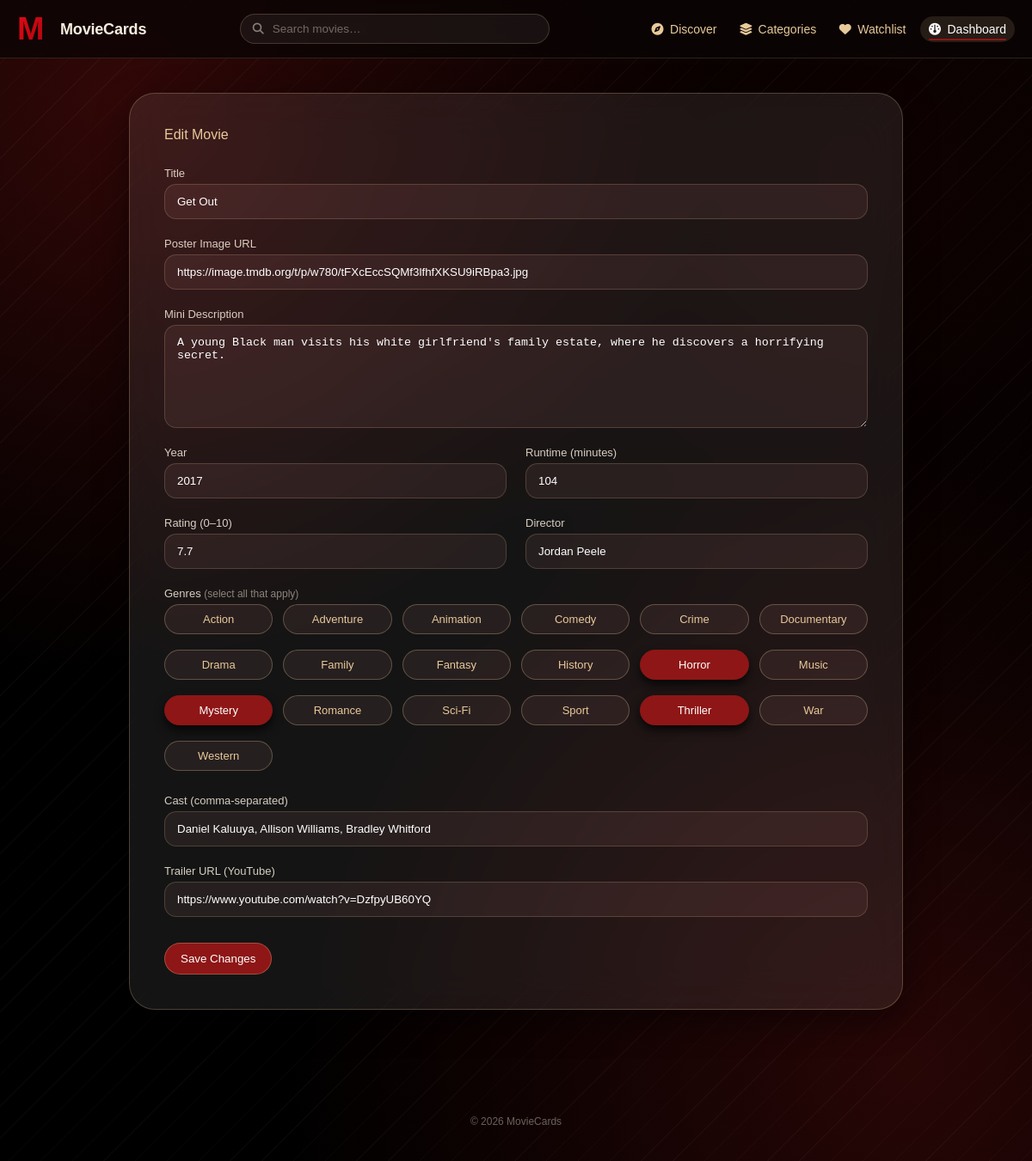
The app's page /admin/movie/8/edit (signed in) with its own data.
### app/models.py (models this page shows, shortened)
class Movie(db.Model):
    __tablename__ = "movies"
    id = db.Column(db.Integer, primary_key=True)
    title = db.Column(db.String(200), nullable=False)
    poster_url = db.Column(db.String(500), nullable=False)
    description = db.Column(db.Text, nullable=False, default="")
    year = db.Column(db.Integer, nullable=True)
    runtime_minutes = db.Column(db.Integer, nullable=True)
    rating = db.Column(db.Float, nullable=True)
    genres = db.Column(db.String(300), nullable=False, default="")  # comma-separated
    director = db.Column(db.String(150), nullable=True)
    cast = db.Column(db.String(500), nullable=True)  # comma-separated names
    trailer_url = db.Column(db.String(500), nullable=True)  # YouTube URL
    created_at = db.Column(db.DateTime, default=utcnow)
    likes = db.relationship("Like", backref="movie", cascade="all, delete-orphan")
    def genre_list(self):
        return [g.strip() for g in self.genres.split(",") if g.strip()]

### app/routes/admin_routes.py (the view)
@admin.route("/movie/<int:movie_id>/edit", methods=["GET", "POST"])
@login_required
def edit_movie(movie_id):
    movie = Movie.query.get_or_404(movie_id)
    if request.method == "POST":
        _movie_from_form(movie)
        db.session.commit()
        flash(f'"{movie.title}" was updated.', "success")
        return redirect(url_for("admin.dashboard"))
    return render_template("admin/add-movie.html", movie=movie, all_genres=GENRES)

### app/routes/admin_routes.py (called while the page is built)
def login_required(view):
    @wraps(view)
    def wrapped(*args, **kwargs):
        if not session.get("is_admin"):
            return redirect(url_for("admin.login", next=request.path))
        return view(*args, **kwargs)
    return wrapped

### app/templates/admin/add-movie.html (shortened to what this page needs)
{% extends "base.html" %}
{% block background %}
{% include "includes/background.html" %}
{% endblock %}
{% block header %}
{% include "includes/header.html" %}
{% endblock %}
{% block content %}
<main class="admin-container">
    <form class="movie-form" method="POST">
        <h2>{{ "Edit Movie" if movie else "Add New Movie" }}</h2>
        <div class="form-grid">
            <div class="form-group full">
                <label for="title">Title</label>
                <input type="text" id="title" name="title" required value="{{ movie.title if movie else '' }}">
            </div>
            <div class="form-group full">
                <label for="poster_url">Poster Image URL</label>
                <input type="url" id="poster_url" name="poster_url" required placeholder="https://..."
                    value="{{ movie.poster_url if movie else '' }}">
            </div>
            <div class="form-group full">
                <label for="description">Mini Description</label>
                <textarea id="description" name="description" required>{{ movie.description if movie else '' }}</textarea>
            </div>
            <div class="form-group">
                <label for="year">Year</label>
                <input type="number" id="year" name="year" min="1900" max="2100"
                    value="{{ movie.year if movie else '' }}">
            </div>
            <div class="form-group">
                <label for="runtime_minutes">Runtime (minutes)</label>
                <input type="number" id="runtime_minutes" name="runtime_minutes" min="1"
                    value="{{ movie.runtime_minutes if movie else '' }}">
            </div>
            <div class="form-group">
                <label for="rating">Rating (0–10)</label>
                <input type="number" id="rating" name="rating" min="0" max="10" step="0.1"
                    value="{{ movie.rating if movie else '' }}">
            </div>
            <div class="form-group">
                <label for="director">Director</label>
                <input type="text" id="director" name="director" value="{{ movie.director if movie else '' }}">
            </div>
            <div class="form-group full">
                <label>Genres <span class="label-hint">(select all that apply)</span></label>
                <div class="category-grid">
                    {% set movie_genres = movie.genre_list() if movie else [] %}
                    {% for g in all_genres %}
                    <label class="category-pill">
                        <span>{{ g }}</span>
                    </label>
                    {% endfor %}
                </div>
            </div>
            <div class="form-group full">
                <label for="cast">Cast (comma-separated)</label>
                <input type="text" id="cast" name="cast" placeholder="Actor One, Actor Two"
                    value="{{ movie.cast if movie else '' }}">
            </div>
            <div class="form-group full">
                <label for="trailer_url">Trailer URL (YouTube)</label>
                <input type="url" id="trailer_url" name="trailer_url" placeholder="https://www.youtube.com/watch?v=..."
                    value="{{ movie.trailer_url if movie else '' }}">
            </div>
        </div>
        <button class="submit-btn" type="submit">
            {{ "Save Changes" if movie else "Add Movie" }}
        </button>
    </form>
</main>
{% endblock %}

### app/static/css/style.css (style rules this page uses)
html, body, div, span, applet, object, iframe, h1, h2, h3, h4, h5, h6, p, blockquote, pre, a, abbr, acronym, address, big, cite, code, del, dfn, em, img, ins, kbd, q, s, samp, small, strike, strong, sub, sup, tt, var, b, u, i, center, dl, dt, dd, ol, ul, li, fieldset, form, label, legend, table, caption, tbody, tfoot, thead, tr, th, td, article, aside, canvas, details, embed, figure, figcaption, footer, header, hgroup, menu, nav, output, ruby, section, summary, time, mark, audio, video { margin: 0; padding: 0; border: 0; font-size: 100%; font: inherit; vertical-align: baseline; }
body { line-height: 1; }
* { box-sizing: border-box; }
html { scroll-behavior: smooth; }
body { font-family: "Arial", sans-serif; background: #000000; min-height: 100vh; }
.admin-container { margin-top: 108px; display: flex; justify-content: center; padding: 0 20px 60px; }
.movie-form { max-width: 900px; width: 100%; padding: 40px; border-radius: 30px; background: rgba(255, 255, 255, 0.08); backdrop-filter: blur(25px); border: 1px solid rgba(232, 201, 153, 0.25); box-shadow: 0 12px 40px rgba(0, 0, 0, 0.45); }
.movie-form h2 { margin-bottom: 30px; color: #E8C999; }
.form-grid { display: grid; grid-template-columns: repeat(2, 1fr); gap: 22px; }
.form-group { display: flex; flex-direction: column; }
.form-group.full { grid-column: span 2; }
.form-group label { font-size: 13px; margin-bottom: 6px; color: rgba(248, 238, 223, 0.85); }
.form-group .label-hint { font-weight: 400; opacity: 0.6; font-size: 12px; }
.form-group input, .form-group textarea, .form-group select { padding: 12px 14px; border-radius: 14px; border: 1px solid rgba(232, 201, 153, 0.2); background: rgba(255, 163, 163, 0.08); color: white; outline: none; }
.form-group textarea { min-height: 120px; resize: vertical; }
.category-grid { display: grid; grid-template-columns: repeat(auto-fill, minmax(120px, 1fr)); gap: 12px; }
.category-pill { cursor: pointer; }
.category-pill span { display: block; padding: 10px 14px; text-align: center; border-radius: 999px; background: rgba(255, 163, 163, 0.08); color: #E8C999; border: 1px solid rgba(232, 201, 153, 0.3); font-size: 13px; transition: 0.25s ease; }
.category-pill input:checked + span { background: #8E1616; border-color: #8E1616; color: white; box-shadow: 0 6px 12px rgba(0, 0, 0, 0.7); }
.submit-btn { margin-top: 30px; padding: 10px 18px; border-radius: 999px; border: 1px solid rgba(232, 201, 153, 0.3); background: #8E1616; color: white; cursor: pointer; display: inline-flex; align-items: center; gap: 8px; transition: all 0.2s ease; }

### records on screen
Movie: title "Get Out", poster_url "https://image.tmdb.org/t/p/w780/tFXcEccSQMf3lfhfXKSU9iRBpa3.jpg", description "A young Black man visits his white girlfriend's family estate, where he discovers a horrifying secret.", year "2017", runtime_minutes "104", rating "7.7", director "Jordan Peele", cast "Daniel Kaluuya, Allison Williams, Bradley Whitford", trailer_url "https://www.youtube.com/watch?v=DzfpyUB60YQ"

### other values on screen
{{ "Edit Movie" if movie else "Add New Movie" }} "Edit Movie"
{{ g }} "Action" "Adventure" "Animation" "Comedy" "Crime" "Documentary" "Drama" "Family" "Fantasy" "History" "Horror" "Music" "Mystery" "Romance" "Sci-Fi" "Sport" "Thriller" "War" "Western"
{{ "Save Changes" if movie else "Add Movie" }} "Save Changes"
